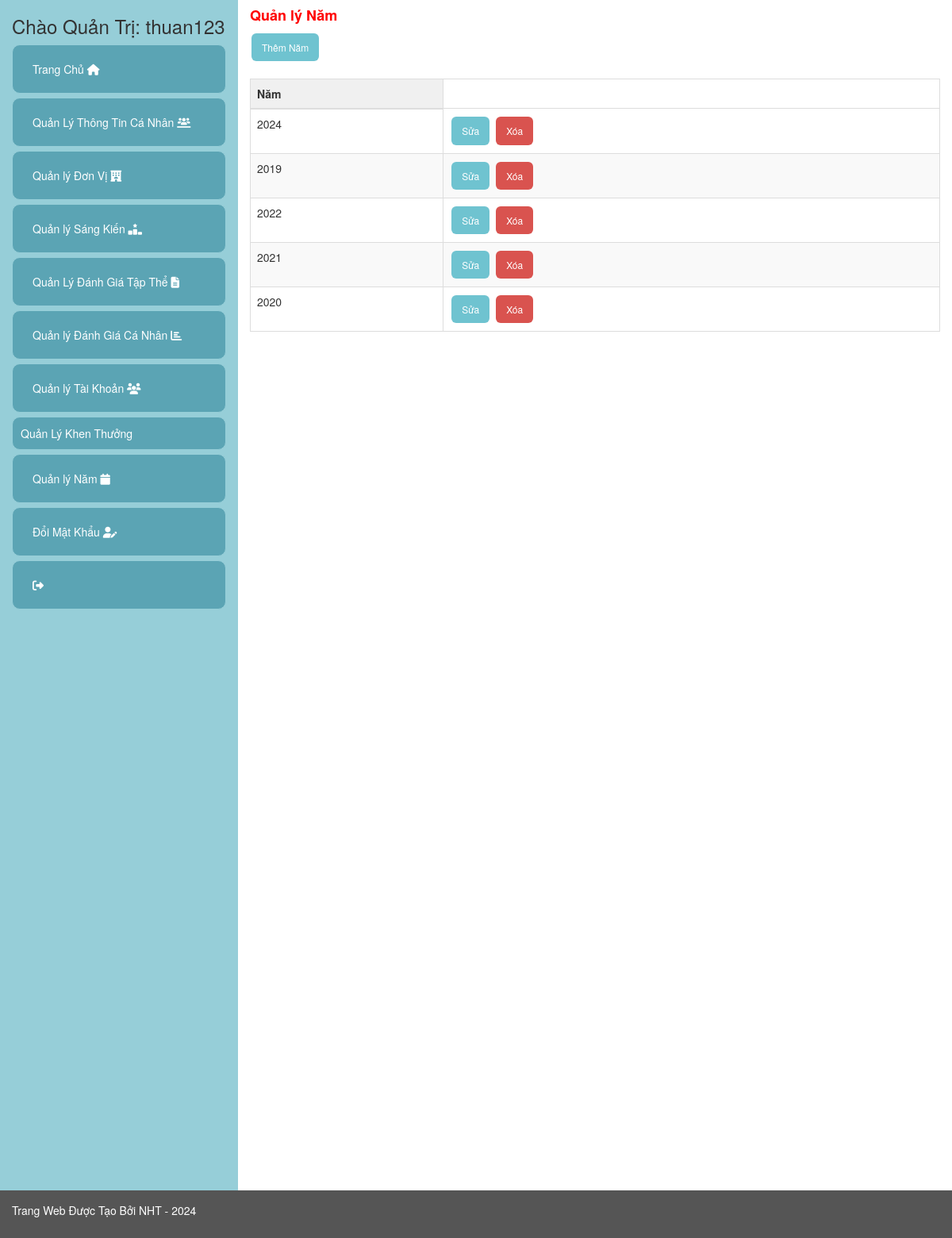
The app's page /Admin/index.php?p=Nam (signed in), older data.
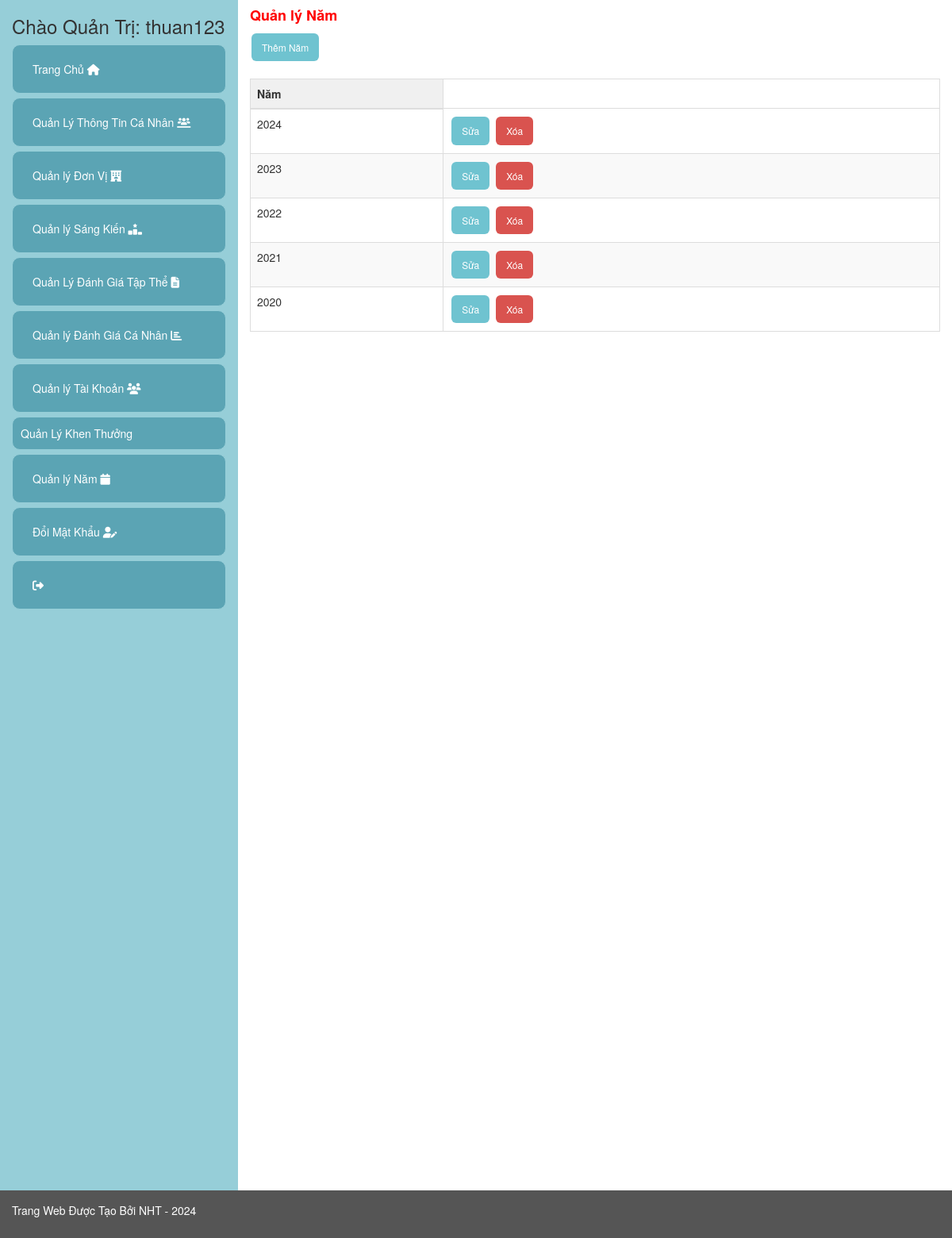
The same page, newer data.
### tables this page shows
CREATE TABLE `nam` (
  `Manam` int(20) NOT NULL,
  `Nam` varchar(20) NOT NULL
);

### Admin/index.php (called while the page is built, shortened)
<?php
    $baseUrl = $_SERVER['PHP_SELF'];
    include('../Admin/them.php')
?>

### Admin/nam.php (called while the page is built, shortened)
<?php
    class Nam {
        public static function layDanhSach($conn)
        {
            $Dsnam = array();
            $sql = "SELECT * FROM `nam`";
            $result = $conn->query($sql);
            if ($result->num_rows > 0) {
                while($row = $result->fetch_assoc()) {
                    $nam_obj = new Nam();
                    $nam_obj->Manam = $row["Manam"];
                    $nam_obj->Nam = $row["Nam"];
                    $Dsnam[] = $nam_obj;
                }
            }
            return $Dsnam;
        }
    }
?>

### Admin/namview.php (the view, shortened to what this page needs)
<?php
    include('./nam.php');
    $data = Nam::layDanhSach($conn);
?>
<?php if(isset($_SESSION['TenTk']) && $_SESSION['VaiTro'] === 'Quản Trị'){?>
<a class="btn btn-custom btn-custom-primary" href="<?php echo " $baseUrl?p=Namth"; ?>">Thêm Năm</a>
<?php
}
?>
<table class="table table-bordered">
    <thead>
        <tr>
            <th>Năm</th>
        </tr>
    </thead>
    <tbody>
        <?php
            foreach($data as $item)
            {
        ?>
            <tr>
                <td scope="row"><?php echo $item->Nam ;?></td>
                <?php if(isset($_SESSION['VaiTro']) && $_SESSION['VaiTro'] == 'Quản Trị'){?>
                <td>
                    <button class="btn btn-custom btn-custom-primary" onclick="handleActionChange('Namsua', '<?php echo $item->Manam; ?>', event)">Sửa</button>
                    <button class="btn btn-custom btn-custom-danger" onclick="handleActionChange('Namxoa', '<?php echo $item->Manam; ?>', event)">Xóa</button>
                </td>
                <?php
                    }
                ?>
            </tr>
        <?php
            }
        ?>
    </tbody>
</table>

Row changes from the older to the newer data that the page shows:
changed nam (number 2 of 5 on the later page): Nam "2019" → "2023"
